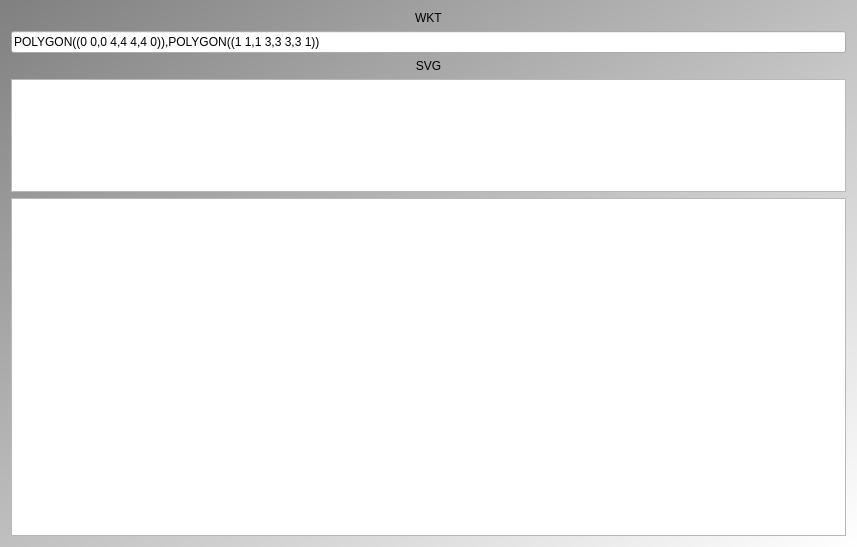
<?xml version="1.0" encoding="UTF-8"?>
<ui version="4.0">
 <class>QtWktToSvgMainDialog</class>
 <widget class="QDialog" name="QtWktToSvgMainDialog">
  <property name="windowModality">
   <enum>Qt::ApplicationModal</enum>
  </property>
  <property name="geometry">
   <rect>
    <x>0</x>
    <y>0</y>
    <width>857</width>
    <height>547</height>
   </rect>
  </property>
  <property name="sizePolicy">
   <sizepolicy hsizetype="Maximum" vsizetype="Maximum">
    <horstretch>0</horstretch>
    <verstretch>0</verstretch>
   </sizepolicy>
  </property>
  <property name="windowTitle">
   <string>WktToSvg</string>
  </property>
  <property name="windowIcon">
   <iconset resource="ToolWktToSvg.qrc">
    <normaloff>:/ToolWktToSvg/ToolWktToSvgIcon.png</normaloff>:/ToolWktToSvg/ToolWktToSvgIcon.png</iconset>
  </property>
  <property name="styleSheet">
   <string notr="true">QDialog { 
background-color: qlineargradient(x1: 0, y1: 0, x2: 1, y2: 1, stop: 0  #808080, stop: 1 #ffffff);
}

QWidget { font: bold, &quot;Courier New&quot;, courier, monospace }
QPushButton { font: 18 px  }
QTabWidget { font: 12 px  }
QLabel { font: 12px }
QComboBox { font: 12px }
QPlainTextEdit { font: 10px }

</string>
  </property>
  <layout class="QGridLayout" name="gridLayout">
   <item row="4" column="0">
    <widget class="ribi::QtNavigationableGraphicsView" name="view">
     <property name="sizePolicy">
      <sizepolicy hsizetype="Expanding" vsizetype="Expanding">
       <horstretch>0</horstretch>
       <verstretch>3</verstretch>
      </sizepolicy>
     </property>
     <property name="minimumSize">
      <size>
       <width>0</width>
       <height>0</height>
      </size>
     </property>
    </widget>
   </item>
   <item row="2" column="0">
    <widget class="QLabel" name="label_svg">
     <property name="text">
      <string>SVG</string>
     </property>
     <property name="alignment">
      <set>Qt::AlignCenter</set>
     </property>
    </widget>
   </item>
   <item row="0" column="0">
    <widget class="QLabel" name="label_wkt">
     <property name="text">
      <string>WKT</string>
     </property>
     <property name="alignment">
      <set>Qt::AlignCenter</set>
     </property>
    </widget>
   </item>
   <item row="1" column="0">
    <widget class="QLineEdit" name="edit">
     <property name="text">
      <string>POLYGON((0 0,0 4,4 4,4 0)),POLYGON((1 1,1 3,3 3,3 1)) </string>
     </property>
    </widget>
   </item>
   <item row="3" column="0">
    <widget class="QTextEdit" name="text_svg">
     <property name="sizePolicy">
      <sizepolicy hsizetype="Expanding" vsizetype="Expanding">
       <horstretch>0</horstretch>
       <verstretch>1</verstretch>
      </sizepolicy>
     </property>
     <property name="lineWrapMode">
      <enum>QTextEdit::NoWrap</enum>
     </property>
     <property name="readOnly">
      <bool>true</bool>
     </property>
    </widget>
   </item>
  </layout>
 </widget>
 <layoutdefault spacing="6" margin="11"/>
 <customwidgets>
  <customwidget>
   <class>ribi::QtNavigationableGraphicsView</class>
   <extends>QGraphicsView</extends>
   <header>qtnavigationablegraphicsview.h</header>
  </customwidget>
 </customwidgets>
 <resources>
  <include location="ToolWktToSvg.qrc"/>
 </resources>
 <connections/>
</ui>
